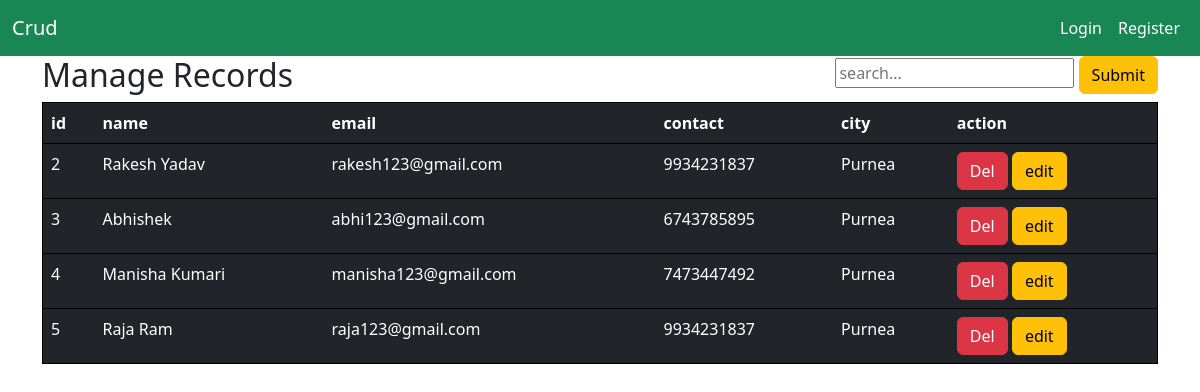
The page / on the database its author committed.
### crud/models.py (models this page shows, shortened)
class StudentRecord(models.Model):
    name=models.CharField(max_length=200)
    email=models.CharField(max_length=200)
    contact=models.IntegerField()
    city=models.CharField(max_length=200)

### crud/views.py (the view)
# urls.py: path('',StudentView.as_view(),name='home'),
class StudentView(ListView):
    model=StudentRecord
    template_name="./home.html"
    def get(self,request):
        return super().get(request)

### templates/home.html
{% extends "parent.html" %}
{% block content %}
<div class="container">
    <div class="row">
        <div class="col">
            <div class="d-flex justify-content-between">
                <h2>Manage Records</h2>
                <form action="">
                    <input type="search" name="search" placeholder="search..." >
                    <input type="submit" class="btn btn-warning ">
                </form>
            </div>
            <table class="table border border-black table-dark table-hover">
                <tr>
                    <th scope="col">id</th>
                    <th scope="col">name</th>
                    <th scope="col">email</th>
                    <th scope="col">contact</th>
                    <th scope="col">city</th>
                    <th scope="col">action</th>
                </tr>
                {% for student in object_list %}
                <tr>
                    <td scope="row">{{student.id}}</td>
                    <td>{{student.name}}</td>
                    <td>{{student.email}}</td>
                    <td>{{student.contact}}</td>
                    <td>{{student.city}}</td>
                    <td>
                        <a href="{% url 'delete' student.id %}" class="btn btn-danger">Del</a>
                        <a href="{% url 'edit' student.id %}" class="btn btn-warning">edit</a>
                    </td>
                </tr>
                {% endfor %}
            </table>
        </div>
    </div>
</div>
{% endblock %}

### templates/parent.html (shortened to what this page needs)
<!DOCTYPE html>
<html lang="en">
<head>
    <link href="https://cdn.jsdelivr.net/npm/bootstrap@5.3.0-alpha1/dist/css/bootstrap.min.css" rel="stylesheet">
</head>
<body>
    <nav class="navbar navbar-expand-lg navbar-dark bg-success">
        <div class="container-fluid">
          <a class="navbar-brand" href="#">Crud</a>
          <div>
            <ul class="navbar-nav me-auto mb-2 mb-lg-0">
                {% if user.is_authenticated %}
              <li class="nav-item">
                <a href="{% url 'logout'%}" class=" nav-link text-white">Logout</a>
              </li>
              {% else %}
              <li class="nav-item">
                <a href="{% url 'login'%}" class=" nav-link text-white">Login</a>
              </li>
              <li class="nav-item">
                <a href="{% url 'register'%}" class=" nav-link text-white">Register</a>
              </li>
              {% endif %}
            </ul>
          </div>
        </div>
      </nav>
        {% block content %}
        {% endblock content %}
</body>
</html>

### rows shown on the page
StudentRecord: id "2", name "Rakesh Yadav", email "rakesh123@gmail.com", contact "9934231837", city "Purnea"
StudentRecord: id "3", name "Abhishek", email "abhi123@gmail.com", contact "6743785895", city "Purnea"
StudentRecord: id "4", name "Manisha Kumari", email "manisha123@gmail.com", contact "7473447492", city "Purnea"
StudentRecord: id "5", name "Raja Ram", email "raja123@gmail.com", contact "9934231837", city "Purnea"
